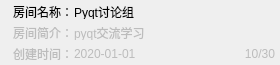
<?xml version="1.0" encoding="UTF-8"?>
<ui version="4.0">
 <class>Form</class>
 <widget class="QWidget" name="Form">
  <property name="geometry">
   <rect>
    <x>0</x>
    <y>0</y>
    <width>280</width>
    <height>65</height>
   </rect>
  </property>
  <property name="minimumSize">
   <size>
    <width>280</width>
    <height>65</height>
   </size>
  </property>
  <property name="maximumSize">
   <size>
    <width>280</width>
    <height>50</height>
   </size>
  </property>
  <property name="windowTitle">
   <string>Form</string>
  </property>
  <layout class="QHBoxLayout" name="itemLayout">
   <property name="spacing">
    <number>0</number>
   </property>
   <property name="leftMargin">
    <number>10</number>
   </property>
   <property name="topMargin">
    <number>2</number>
   </property>
   <property name="rightMargin">
    <number>5</number>
   </property>
   <property name="bottomMargin">
    <number>2</number>
   </property>
   <item>
    <widget class="QWidget" name="infoWidget" native="true">
     <layout class="QFormLayout" name="formLayout">
      <property name="horizontalSpacing">
       <number>1</number>
      </property>
      <property name="verticalSpacing">
       <number>6</number>
      </property>
      <property name="leftMargin">
       <number>3</number>
      </property>
      <property name="topMargin">
       <number>2</number>
      </property>
      <property name="rightMargin">
       <number>0</number>
      </property>
      <property name="bottomMargin">
       <number>2</number>
      </property>
      <item row="0" column="0">
       <widget class="QLabel" name="nameLabel">
        <property name="text">
         <string>房间名称：</string>
        </property>
       </widget>
      </item>
      <item row="0" column="1">
       <widget class="QLabel" name="room_name">
        <property name="text">
         <string>Pyqt讨论组</string>
        </property>
       </widget>
      </item>
      <item row="1" column="0">
       <widget class="QLabel" name="moodLabel">
        <property name="contextMenuPolicy">
         <enum>Qt::PreventContextMenu</enum>
        </property>
        <property name="styleSheet">
         <string notr="true">color: rgb(188, 188, 188);</string>
        </property>
        <property name="text">
         <string>房间简介：</string>
        </property>
        <property name="textInteractionFlags">
         <set>Qt::NoTextInteraction</set>
        </property>
       </widget>
      </item>
      <item row="1" column="1">
       <widget class="QLabel" name="description">
        <property name="palette">
         <palette>
          <active>
           <colorrole role="WindowText">
            <brush brushstyle="SolidPattern">
             <color alpha="255">
              <red>188</red>
              <green>188</green>
              <blue>188</blue>
             </color>
            </brush>
           </colorrole>
          </active>
          <inactive>
           <colorrole role="WindowText">
            <brush brushstyle="SolidPattern">
             <color alpha="255">
              <red>188</red>
              <green>188</green>
              <blue>188</blue>
             </color>
            </brush>
           </colorrole>
          </inactive>
          <disabled>
           <colorrole role="WindowText">
            <brush brushstyle="SolidPattern">
             <color alpha="255">
              <red>120</red>
              <green>120</green>
              <blue>120</blue>
             </color>
            </brush>
           </colorrole>
          </disabled>
         </palette>
        </property>
        <property name="text">
         <string>pyqt交流学习</string>
        </property>
       </widget>
      </item>
      <item row="2" column="0">
       <widget class="QLabel" name="nameLabel_2">
        <property name="palette">
         <palette>
          <active>
           <colorrole role="WindowText">
            <brush brushstyle="SolidPattern">
             <color alpha="255">
              <red>188</red>
              <green>188</green>
              <blue>188</blue>
             </color>
            </brush>
           </colorrole>
           <colorrole role="Text">
            <brush brushstyle="SolidPattern">
             <color alpha="255">
              <red>188</red>
              <green>188</green>
              <blue>188</blue>
             </color>
            </brush>
           </colorrole>
           <colorrole role="Base">
            <brush brushstyle="SolidPattern">
             <color alpha="255">
              <red>217</red>
              <green>217</green>
              <blue>217</blue>
             </color>
            </brush>
           </colorrole>
           <colorrole role="PlaceholderText">
            <brush brushstyle="SolidPattern">
             <color alpha="128">
              <red>198</red>
              <green>196</green>
              <blue>196</blue>
             </color>
            </brush>
           </colorrole>
          </active>
          <inactive>
           <colorrole role="WindowText">
            <brush brushstyle="SolidPattern">
             <color alpha="255">
              <red>188</red>
              <green>188</green>
              <blue>188</blue>
             </color>
            </brush>
           </colorrole>
           <colorrole role="Text">
            <brush brushstyle="SolidPattern">
             <color alpha="255">
              <red>188</red>
              <green>188</green>
              <blue>188</blue>
             </color>
            </brush>
           </colorrole>
           <colorrole role="Base">
            <brush brushstyle="SolidPattern">
             <color alpha="255">
              <red>217</red>
              <green>217</green>
              <blue>217</blue>
             </color>
            </brush>
           </colorrole>
           <colorrole role="PlaceholderText">
            <brush brushstyle="SolidPattern">
             <color alpha="128">
              <red>198</red>
              <green>196</green>
              <blue>196</blue>
             </color>
            </brush>
           </colorrole>
          </inactive>
          <disabled>
           <colorrole role="WindowText">
            <brush brushstyle="SolidPattern">
             <color alpha="255">
              <red>120</red>
              <green>120</green>
              <blue>120</blue>
             </color>
            </brush>
           </colorrole>
           <colorrole role="Text">
            <brush brushstyle="SolidPattern">
             <color alpha="255">
              <red>120</red>
              <green>120</green>
              <blue>120</blue>
             </color>
            </brush>
           </colorrole>
           <colorrole role="Base">
            <brush brushstyle="SolidPattern">
             <color alpha="255">
              <red>240</red>
              <green>240</green>
              <blue>240</blue>
             </color>
            </brush>
           </colorrole>
           <colorrole role="PlaceholderText">
            <brush brushstyle="SolidPattern">
             <color alpha="128">
              <red>0</red>
              <green>0</green>
              <blue>0</blue>
             </color>
            </brush>
           </colorrole>
          </disabled>
         </palette>
        </property>
        <property name="text">
         <string>创建时间：</string>
        </property>
        <property name="textInteractionFlags">
         <set>Qt::NoTextInteraction</set>
        </property>
       </widget>
      </item>
      <item row="2" column="1">
       <layout class="QHBoxLayout" name="horizontalLayout" stretch="5,1">
        <property name="spacing">
         <number>0</number>
        </property>
        <item>
         <widget class="QLabel" name="create_time">
          <property name="palette">
           <palette>
            <active>
             <colorrole role="WindowText">
              <brush brushstyle="SolidPattern">
               <color alpha="255">
                <red>188</red>
                <green>188</green>
                <blue>188</blue>
               </color>
              </brush>
             </colorrole>
            </active>
            <inactive>
             <colorrole role="WindowText">
              <brush brushstyle="SolidPattern">
               <color alpha="255">
                <red>188</red>
                <green>188</green>
                <blue>188</blue>
               </color>
              </brush>
             </colorrole>
            </inactive>
            <disabled>
             <colorrole role="WindowText">
              <brush brushstyle="SolidPattern">
               <color alpha="255">
                <red>120</red>
                <green>120</green>
                <blue>120</blue>
               </color>
              </brush>
             </colorrole>
            </disabled>
           </palette>
          </property>
          <property name="text">
           <string>2020-01-01</string>
          </property>
         </widget>
        </item>
        <item>
         <widget class="QLabel" name="member">
          <property name="palette">
           <palette>
            <active>
             <colorrole role="WindowText">
              <brush brushstyle="SolidPattern">
               <color alpha="255">
                <red>188</red>
                <green>188</green>
                <blue>188</blue>
               </color>
              </brush>
             </colorrole>
            </active>
            <inactive>
             <colorrole role="WindowText">
              <brush brushstyle="SolidPattern">
               <color alpha="255">
                <red>188</red>
                <green>188</green>
                <blue>188</blue>
               </color>
              </brush>
             </colorrole>
            </inactive>
            <disabled>
             <colorrole role="WindowText">
              <brush brushstyle="SolidPattern">
               <color alpha="255">
                <red>120</red>
                <green>120</green>
                <blue>120</blue>
               </color>
              </brush>
             </colorrole>
            </disabled>
           </palette>
          </property>
          <property name="layoutDirection">
           <enum>Qt::RightToLeft</enum>
          </property>
          <property name="text">
           <string>10/30</string>
          </property>
          <property name="alignment">
           <set>Qt::AlignRight|Qt::AlignTrailing|Qt::AlignVCenter</set>
          </property>
         </widget>
        </item>
       </layout>
      </item>
     </layout>
    </widget>
   </item>
  </layout>
 </widget>
 <resources/>
 <connections/>
</ui>
